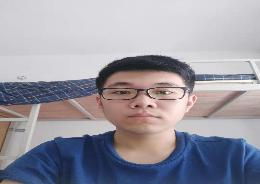
#> input picture PycharmProjects/学习用的/图像处理/111.jpg, 260 x 184 px
$ python '高斯低通滤波.py' --input 111.jpg
#> lines starting #> are read from the running program, lines starting #| are printed output that depends on the picture
#Author：zhanghaonan
import cv2 as cv
import numpy as np
from matplotlib import pyplot as plt
import matplotlib.image as mpimg

def GaussianLowFilter(image,d):

    f = np.fft.fft2(image)
    fshift = np.fft.fftshift(f)
    s1 = np.log( np.abs( fshift ) )
    def make_transform_matrix(d):
        transfor_matrix = np.zeros(image.shape)
        center_point = tuple(map(lambda x:(x-1)/2,s1.shape))
        for i in range(transfor_matrix.shape[0]):
            for j in range(transfor_matrix.shape[1]):
                def cal_distance(pa,pb):
                    from math import sqrt
                    dis = sqrt((pa[0]-pb[0])**2+(pa[1]-pb[1])**2)
                    return dis
                dis = cal_distance(center_point,(i,j))
                transfor_matrix[i,j] = np.exp(-(dis**2)/(2*(d**2)))
        return transfor_matrix
    d_matrix = make_transform_matrix(d)
    new_img = np.abs(np.fft.ifft2(np.fft.ifftshift(fshift*d_matrix)))
    return new_img
def do_it(filename,distance):
#> called with filename = '111.jpg', distance = 1
    img= cv.imread(filename,0)#把你文件名输入进来，尾缀必须有.jpg或.png
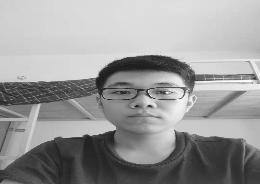
#> img: shape (184, 260); min 18, max 255, mean 153.9
    img_d1=GaussianLowFilter(img,distance)
#> in GaussianLowFilter, `s1 = np.log( np.abs( fshift ) )`:
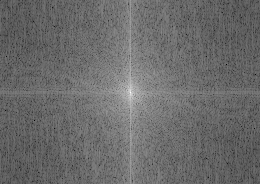
#> s1: shape (184, 260) float64; min 0.949, max 15.81, mean 7.2; drawn with min black and max white
#> in GaussianLowFilter, `new_img = np.abs(np.fft.ifft2(np.fft.ifftshift(fshift*d_matrix)))`:
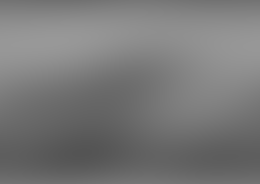
#> new_img: shape (184, 260) float64; min 84.49, max 152.6, mean 120.3
    plt.subplot(111)
    plt.axis("off")
    plt.imshow(img_d1,cmap="gray")
    plt.title('Gaussianlow')
    plt.show()
if __name__ == '__main__':

    import argparse

    parser = argparse.ArgumentParser(
        description='高斯滤波' ,
        formatter_class=argparse.RawTextHelpFormatter
    )

    parser.add_argument( '-i' , '--input' , help='输入你的照片路径' )
    parser.add_argument( '-d' , '--distance' , help='低通滤波大小(default = 1)',type=float )
    parser.add_argument( '-v' , '--version' , action='version' , version='v. 1.0' )
    args = parser.parse_args()
    if not args.input:
        print( '{0}\nPlease provide an input file.\n{0}'.format( 50 * '-' ) )
        parser.print_help()
        quit()
    if not args.distance:
        args.distance=1
    do_it(args.input,args.distance)
